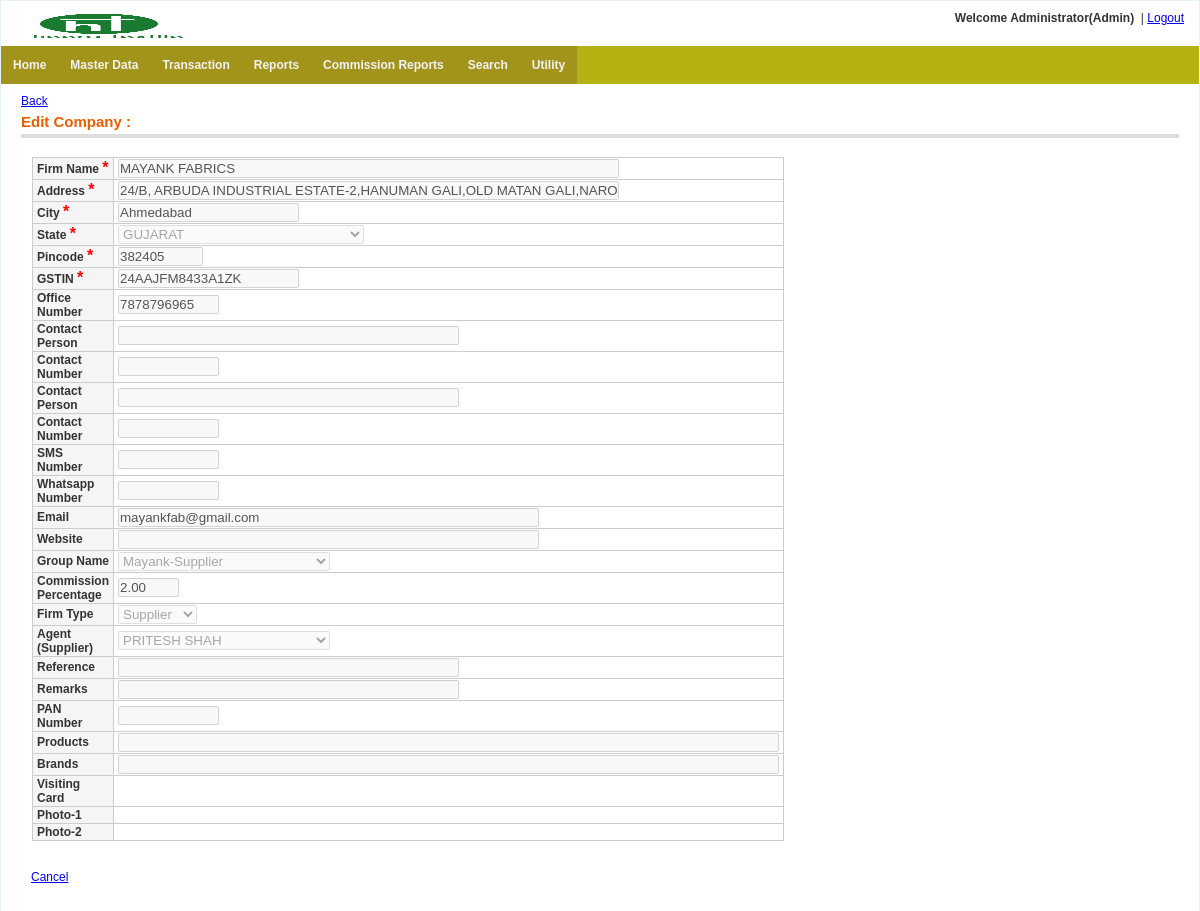
/company/view_company.php?company_id=357 (signed in), run on an earlier commit of the app's database.
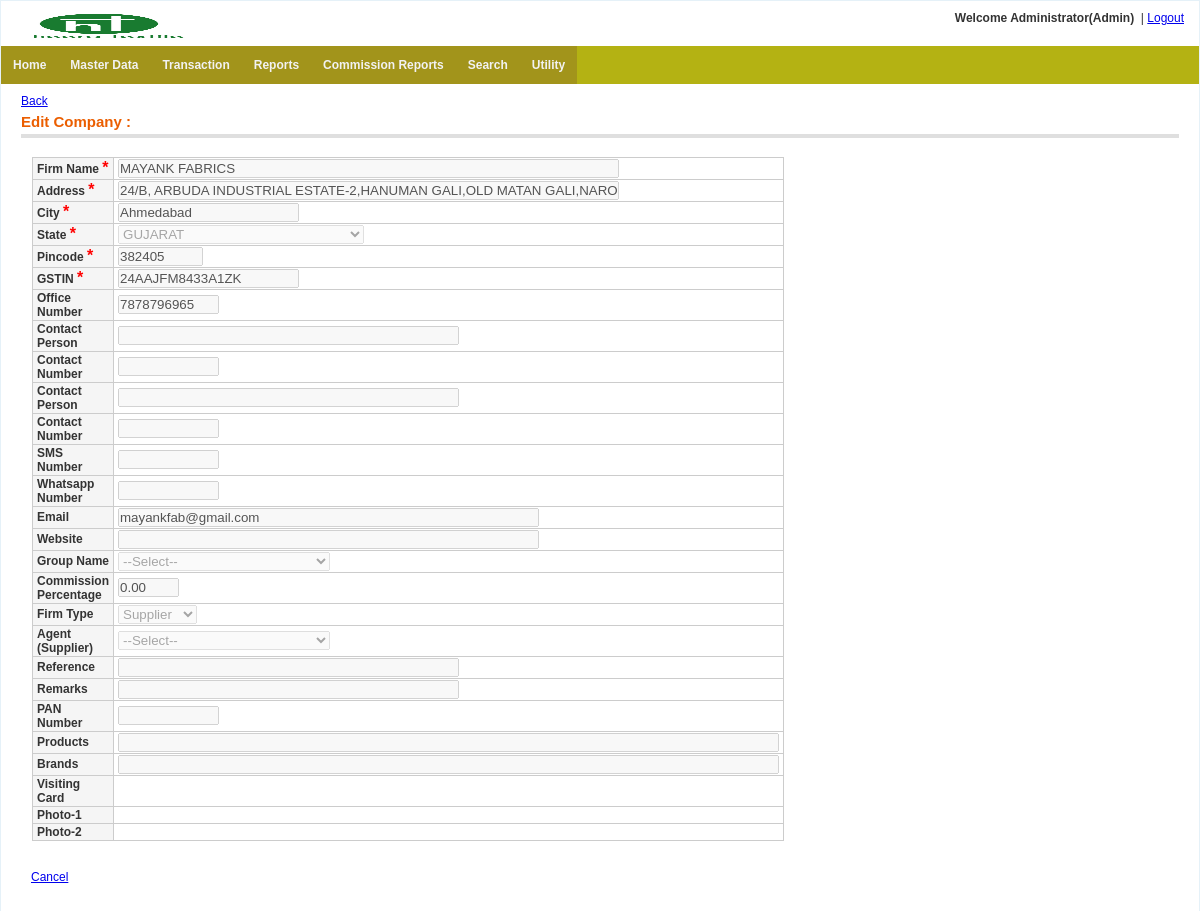
And on a later commit of the database.
### tables this page shows
CREATE TABLE `menu` (
  `menu_id` int(11) NOT NULL auto_increment,
  `menu_name` varchar(255) NOT NULL,
  `parent_id` int(11) NOT NULL default '0' COMMENT '0 if menu is root level or menuid if this is child on any menu',
  `link` varchar(255) NOT NULL,
  `status` enum('0','1') NOT NULL default '1' COMMENT '0 for disabled menu or 1 for enabled menu',
  `user_role` varchar(20) NOT NULL default '',
  PRIMARY KEY  (`menu_id`)
);

CREATE TABLE `txt_company` (
  `company_id` int(10) NOT NULL auto_increment,
  `firm_name` varchar(100) NOT NULL,
  `address` varchar(100) NOT NULL,
  `city` varchar(20) NOT NULL,
  `state` varchar(50) NOT NULL default '',
  `pincode` varchar(10) NOT NULL,
  `gstin` varchar(20) NOT NULL default '',
  `office_phone` varchar(10) NOT NULL default '',
  `contact_person` varchar(50) NOT NULL default '',
  `contact_person_2` varchar(10) NOT NULL default '',
  `contact_number` varchar(10) NOT NULL default '',
  `contact_number_2` varchar(10) NOT NULL default '',
  `sms_number` varchar(10) NOT NULL default '',
  `whatsapp_number` varchar(10) NOT NULL default '',
  `email` varchar(50) NOT NULL default '',
  `website` varchar(50) NOT NULL default '',
  `group_id` int(10) default NULL,
  `group_name` varchar(20) NOT NULL,
  `commission_percentage` decimal(5,2) NOT NULL default '0.00',
  `firm_type` varchar(20) NOT NULL,
  `agent_id` int(10) default NULL,
  `reference` varchar(20) NOT NULL,
  `remarks` varchar(20) NOT NULL,
  `pan_number` varchar(20) NOT NULL,
  `visiting_card` varchar(200) NOT NULL default '',
  `photo_1` varchar(200) default NULL,
  `photo_2` varchar(200) default NULL,
  `create_user` varchar(20) NOT NULL default '',
  `create_date` datetime NOT NULL default '1970-01-01 00:00:00',
  `last_update_user` varchar(20) NOT NULL default '',
  `last_update_date` datetime NOT NULL default '1970-01-01 00:00:00',
  `delete_tag` varchar(10) NOT NULL default 'FALSE',
  `delete_user` varchar(20) default '',
  `delete_date` datetime NOT NULL default '1970-01-01 00:00:00',
  `products` varchar(100) NOT NULL default '',
  `brands` varchar(100) NOT NULL default '',
  PRIMARY KEY  (`company_id`)
);

### includes/settings.php (called while the page is built, shortened)
<?php
$host=$_SERVER["HTTP_HOST"];
if(false) {
		$web_path="http://malwainfotech.com/Textile/";
	}
 else {
	$web_path="http://$host/HTextile/";
}
?>

### company/view_company.php (the view, shortened to what this page needs)
<?php include("../includes/check_session.php");
?>
<!DOCTYPE html PUBLIC "-//W3C//DTD XHTML 1.0 Transitional//EN" "http://www.w3.org/TR/xhtml1/DTD/xhtml1-transitional.dtd">
<html xmlns="http://www.w3.org/1999/xhtml">
<head>
<link href="<?php echo $web_path; ?>css/style.css" rel="stylesheet" type="text/css" />
<table width="100%" border="0" align="center" style="border:1px solid #e5f1f8;background-color:#FFFFFF">
<tr>
    <td><?php include("../includes/header.php"); ?></td>
  </tr>
  <tr>
    <td><?php include("../includes/menu.php"); ?></td>
  </tr>
  <tr>
    <td height="326" valign="top"><table width="100%" style="margin-top:0px" align="center" cellpadding="0" cellspacing="0" border="0">
                        <tr>
                            <td valign="top">
                            <div class="content_padding">
                            <div class="content-header">
                            <a href="index.php">Back</a>
            <table width="100%"><tr><td><h3>Edit Company :</h3></td>
             <td align="center" width="135">
								?></td>
            </tr>
            </table>
            </div>
    <table cellpadding="0" cellspacing="0" border="0">
            <tr>
             <td width="818" height="138" valign="top">
    <form method="post" id="form-id" enctype="multipart/form-data" >
    <?php
	$company_id=$_REQUEST['company_id'];
$sql="select * from txt_company where company_id='$company_id'";
$result=mysqli_query($con,$sql);
$rs=mysqli_fetch_array($result);
?>
    <table width="718" class="tbl_border">
    <tr>
    	<th width="217" align="left">Firm Name <span class="astrik">*</span></th>
        <td width="244"><input disabled name="firm_name" type="text" id="firm_name" value="<?php echo $rs['firm_name']; ?>" size="60"></td>
    </tr>
    <tr>
    	<th align="left">Address <span class="astrik">*</span></th>
        <td><input disabled type="text" name="address" id="address" size="60" value="<?php echo $rs['address']; ?>"></td>
    </tr>
    <tr>
    	<th align="left">City <span class="astrik">*</span></th>
        <td><input disabled type="text" name="city" id="city" value="<?php echo $rs['city']; ?>"></td>
    </tr>
    <tr>
    	<th align="left">State <span class="astrik">*</span></th>
        <td>
        	<select disabled name="state" id="state">
                <?php
				$con=get_connection();
					$s_sql="select * from txt_states";
					$s_result=mysqli_query($con,$s_sql);
					while($s_rs=mysqli_fetch_array($s_result))
					{
						$selected="";
						if($rs['state']==$s_rs['state'])
						{
							$selected="selected";
						}
						echo "<option $selected>".$s_rs['state']."</option>";
					}
				?>
            </select>
        </td>
    </tr>
    <tr>
    	<th align="left">Pincode <span class="astrik">*</span></th>
        <td><input disabled type="text" name="pincode" id="pincode" size="8" value="<?php echo $rs['pincode']; ?>" onkeypress="return isNumberKey(event)" onInput="checkLength(6,this)" onblur="getChassis(this.value)"></td>
    </tr>
    <tr>
    	<th align="left">GSTIN <span class="astrik">*</span></th>
        <td><input disabled type="text" name="gstin" id="gstin" size="20" value="<?php echo $rs['gstin']; ?>"></td>
	</tr>
	<tr>
    	<th align="left">Office Number</th>
        <td><input disabled type="text" name="office_phone" id="office_phone" size="10" value="<?php echo $rs['office_phone']; ?>" onkeypress="return isNumberKey(event)" onInput="checkLength(10,this)" onblur="getChassis(this.value)"></td>
    </tr>
    <tr>
    	<th align="left">Contact Person</th>
        <td><input disabled name="contact_person" type="text" id="contact_person" value="<?php echo $rs['contact_person']; ?>" size="40"></td>
    </tr>
    <tr>
    	<th align="left">Contact Number</th>
        <td><input disabled type="text" name="contact_number" id="contact_number" size="10" value="<?php echo $rs['contact_number']; ?>" onkeypress="return isNumberKey(event)" onInput="checkLength(10,this)" onblur="getChassis(this.value)"></td>
	</tr>
    <tr>
    	<th align="left">Contact Person</th>
        <td><input disabled name="contact_person_2" type="text" id="contact_person_2" value="<?php echo $rs['contact_person_2']; ?>" size="40"></td>
    </tr>
    <tr>
    	<th align="left">Contact Number</th>
        <td><input disabled type="text" name="contact_number_2" id="contact_number_2" size="10" value="<?php echo $rs['contact_number_2']; ?>" onkeypress="return isNumberKey(event)" onInput="checkLength(10,this)" onblur="getChassis(this.value)"></td>
    </tr>
    <tr>
    	<th align="left">SMS Number</th>
        <td><input disabled type="text" name="sms_number" id="sms_number" size="10" value="<?php echo $rs['sms_number']; ?>" onkeypress="return isNumberKey(event)" onInput="checkLength(10,this)" onblur="getChassis(this.value)"></td>
    </tr>
    <tr>
    	<th align="left">Whatsapp Number</th>
        <td><input disabled type="text" name="whatsapp_number" id="whatsapp_number" size="10" value="<?php echo $rs['whatsapp_number']; ?>" onkeypress="return isNumberKey(event)" onInput="checkLength(10,this)" onblur="getChassis(this.value)"></td>
    </tr>
    <tr>
    	<th align="left">Email</th>
        <td><input disabled type="text" name="email" id="email" size="50" value="<?php echo $rs['email']; ?>"></td>
    </tr>
    <tr>
    	<th align="left">Website</th>
        <td><input  disabled type="text" name="website" id="website" size="50" value="<?php echo $rs['website']; ?>"></td>
    </tr>
    <tr>
    	<th align="left">Group Name</th>
        <td>
       <select disabled name="group_name" id="group_name">
            	<option value="">--Select--</option>
                <?php
					$s_sql="select group_type,group_id,group_name from txt_group_master order by group_name ";
					$s_result=mysqli_query($con,$s_sql);
					$selected="";
					while($s_rs=mysqli_fetch_array($s_result)) 	{
						if($s_rs['group_id']==$rs['group_id']){
							$selected="selected";
						}else{
							$selected="";
						}
						echo "<option value='".$s_rs['group_id']."' $selected>".$s_rs['group_name']."-".$s_rs['group_type']."</option>";
					}
				?>
            </select></td>
	</tr>
	<?php if (($rs['firm_type']=="Supplier") && (($_SESSION['ROLEID']=='admin' || $_SESSION['ROLEID']=='master' ) ) ){ ?>
    <tr>
    	<th align="left">Commission Percentage</th>
        <td><input disabled type="text" name="commission_percentage" id="commission_percentage" value="<?php echo $rs['commission_percentage']; ?>" size="5" onkeypress="return isNumberKey(event)" onInput="checkLength(6,this)" onblur="getChassis(this.value)"></td>
    </tr>
	<?php } ?>
	<tr>
    	<th align="left">Firm Type</th>
        <td>
        	<select  disabled name="firm_type" id="firm_type">
                <?php
				$arr=array('Buyer','Supplier','Transport','Agent','Other');
				foreach($arr as $v)
				{
					$selected="";
					if($rs['firm_type']==$v)
					{
						$selected="selected";
					}
					echo "<option $selected>".$v."</option>";
				}
				?>
        	</select>
        </td>
    </tr>
	<?php if (($rs['firm_type']=="Supplier") && (($_SESSION['ROLEID']=='admin' || $_SESSION['ROLEID']=='master' ) ) ){ ?>
	<tr>
    	<th align="left">Agent (Supplier)</th>
        <td>
        	<select disabled name="agent_id" id="agent_id">
        		<option value="">--Select--</option>
                <?php
					$a_sql="select company_id,firm_name from txt_company where firm_type='Agent' order by firm_name";
					$a_result=mysqli_query($con,$a_sql);
					while($a_rs=mysqli_fetch_array($a_result))
					{
						$selected="";
						if($rs['agent_id']==$a_rs['company_id'])
						{
							$selected="selected";
						}
						echo "<option $selected value='".$a_rs['company_id']."'>".$a_rs['firm_name']."</option>";
					}
				?>
        	</select>
        </td>
    </tr>
	<?php }?>
    <tr>
    	<th align="left">Reference</th>
        <td><input disabled name="reference" type="text" id="reference" value="<?php echo $rs['reference']; ?>" size="40"></td>
    </tr>
    <tr>
    	<th align="left">Remarks</th>
        <td><input disabled name="remarks" type="text" id="remarks" value="<?php echo $rs['remarks']; ?>" size="40"></td>
    </tr>
    <tr>
    	<th align="left">PAN Number</th>
        <td><input disabled type="text" name="pan_number" id="pan_number" size="10" value="<?php echo $rs['pan_number']; ?>"></td>
	</tr>
    <tr>
    	<th align="left">Products</th>
        <td><input disabled type="text" name="products" id="products" size="80" value="<?php echo $rs['products']; ?>"></td>
	</tr>
    <tr>
    	<th align="left">Brands</th>
        <td><input disabled type="text" name="brands" id="brands" size="80" value="<?php echo $rs['brands']; ?>"></td>
	</tr>
    <tr>
    	<th align="left">Visiting Card</th>
        <td>
        </td>
    </tr>
    <tr>
    	<th align="left">Photo-1</th>
        <td>
        </td>
    </tr>
    <tr>
    	<th align="left">Photo-2</th>
        <td>
        </td>
    </tr>
    </table>
     <br /><br />
				    <table width="324">
                	    <tr> <input type="hidden" name="company_id" value="<?php echo $company_id; ?>" />
                    	    <td width="116">
                            <a href="index.php">Cancel</a>&nbsp;&nbsp;&nbsp;&nbsp;&nbsp;
                 			</td>
						</tr>
					</table>
                    </form>
                  </td></tr></table><?php $_SESSION['uid']=77; ?>
                  </div>
                  </td></tr></table>
                  </td></tr>
                  </table>
</body>
</html>

### includes/header.php (shortened to what this page needs)
<table width="100%" align="center" cellpadding="0" cellspacing="0" border="0">
                        <tr>
                        <td align="left"  valign="top" align='center'>
                        <div class="header_panel" valign="top"  > <h3>
                        <img height='30' width='180' src="<?php echo $web_path; ?>images/dt_png.png" alt="DT">
                         </h3>
                          </div>
                        </td>
                            <td align="center">&nbsp;
                            </td>
                             <td align="right" valign="top">
                             <div style="padding-right:15px; padding-top:10px;">
                        <?php
                        $user_type_ar_head=array('Admin' => 'admin',
                        'User' => 'user',
                        'Master' =>'master'
                    );
                          $role_id="";
                          if(isset($_SESSION['ROLEID'])){
                            $role_id=$_SESSION['ROLEID'];
                          }
                          $disp_role_name=array_search($role_id,$user_type_ar_head);
                        if($_SESSION['LOGID']) {
                          echo " <strong>Welcome ".$_SESSION['USER_NAME']."(".$disp_role_name.")</strong> &nbsp;";
                          echo "| <a href='".$web_path."login/logout.php'>Logout</a>";
                        }
          						  ?>
                          	</div>
                         </td>
                        </tr>
                    </table>

### includes/menu.php
<?php
$con=get_connection();
?>
<?php
function get_menu_tree($parent_id,$web_path)
{
  global $con;
  $role_id="";
  if(isset($_SESSION['ROLEID'])){
    $role_id=$_SESSION['ROLEID'];
  }
  $menu = "";
    $sqlquery = " SELECT * FROM menu where status='1' and parent_id='$parent_id' and user_role='$role_id' ";
	$res=mysqli_query($con,$sqlquery);
    while($row=mysqli_fetch_array($res,MYSQLI_ASSOC))
	{
           $menu .="<li><a href='".$web_path.$row['link']."?menu_id=".$row['menu_id']."'>".$row['menu_name']."</a>";
		   $menu .= "<ul>".get_menu_tree($row['menu_id'],$web_path)."</ul>";
 		   $menu .= "</li>";
    }
    return $menu;
}
?>
<ul class="main-navigation">
<?php echo get_menu_tree(0,$web_path); ?>
</ul>

### Htextile/css/style.css (style rules this page uses)
.tbl_border { border: 1px solid #cccccc; border-collapse: collapse; padding: 1px 4px; margin: 1px; }
.tbl_border td { border: 1px solid #cccccc; border-collapse: collapse; padding: 1px 4px; }
.tbl_border th { border: 1px solid #cccccc; background-color: #F5F5F5; border-collapse: collapse; padding: 1px 4px; margin: 1px; }
table { border-collapse: collapse; }
.tbl_border2 td, th { border: 1px solid #cccccc; border-collapse: collapse; padding: 10px; margin: 1px; }
.content-header { margin-bottom: 18px; border-bottom: 4px solid #dfdfdf; padding-bottom: .25em; margin-top: 10px; }
.content-header h3 { color: #EB5E00; float: left; font-size: 1.25em; line-height: 1.2em; margin: 0.3em 0.5em 0 0; }
.header_panel h3 { font-size: 18px; margin-bottom: 5px; color: #100786; font-family: Arial, Helvetica, sans-serif; margin-top: 5px; padding-left: 15px; padding-top: 5px; }
.content_padding { padding: 0 20px 20px 20px; }
.astrik { color: #FF0000; font-size: 16px; }
#form-id { padding: 0 10px 10px; }
ul { list-style: none; padding: 0; margin: 0; background: #b4b213; position: relative; z-index: 1; }
ul li { display: block; position: relative; float: left; background: #a2941b; }
ul li a { display: block; padding: 1em; text-decoration: none; white-space: nowrap; color: #f2f2f2; font: bold 12px Arial, sans-serif; }
ul:before, ul:after { content: " "; display: table; }
ul:after { clear: both; }

### company/view_company.php (style rules this page uses)
* { margin:0; padding:0; }

What changed in the data, as far as the page shows it:
changed txt_company "MAYANK FABRICS": commission_percentage "2.00" → "0.00"
Also different on the page:
form field group_name: "Mayank-Supplier" → "--Select--"
form field agent_id: "PRITESH SHAH" → "--Select--"
